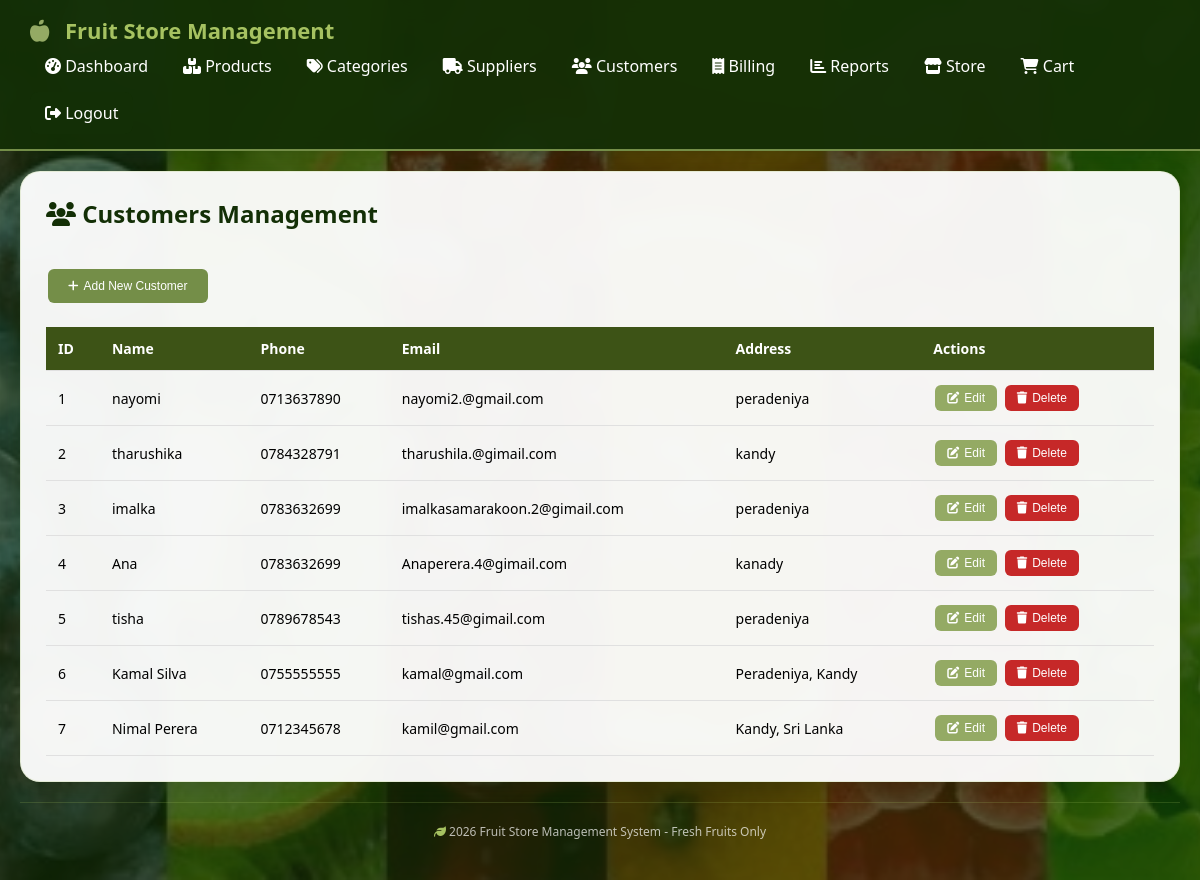
Screenshot of /pages/customers.php (signed in) with the database file from the repository.
### tables this page shows
CREATE TABLE `customers` (
  `id` int(11) NOT NULL,
  `name` varchar(100) NOT NULL,
  `phone` varchar(15) NOT NULL,
  `email` varchar(100) DEFAULT NULL,
  `address` text DEFAULT NULL,
  `created_at` timestamp NOT NULL DEFAULT current_timestamp()
);

### pages/customers.php (the view, shortened to what this page needs)
<?php
require_once __DIR__ . '/../config/database.php';
$customers = mysqli_query($conn, "SELECT * FROM customers ORDER BY id DESC");
?>
<!DOCTYPE html>
<html>
<head>
    <link rel="stylesheet" href="https://cdnjs.cloudflare.com/ajax/libs/font-awesome/6.4.0/css/all.min.css">
    <link rel="stylesheet" href="../css/style.css">
</head>
<body>
    <div class="navbar">
        <div class="logo">
            <i class="fas fa-apple-alt"></i> Fruit Store Management
        </div>
        <div class="nav-links">
            <a href="dashboard.php"><i class="fas fa-tachometer-alt"></i> Dashboard</a>
            <a href="products.php"><i class="fas fa-boxes"></i> Products</a>
            <a href="categories.php"><i class="fas fa-tags"></i> Categories</a>
            <a href="suppliers.php"><i class="fas fa-truck"></i> Suppliers</a>
            <a href="customers.php"><i class="fas fa-users"></i> Customers</a>
            <a href="billing.php"><i class="fas fa-receipt"></i> Billing</a>
            <a href="reports.php"><i class="fas fa-chart-bar"></i> Reports</a>
            <a href="store.php"><i class="fas fa-store"></i> Store</a>
            <a href="cart.php">
                <i class="fas fa-shopping-cart"></i> Cart
            </a>
            <a href="logout.php" class="logout"><i class="fas fa-sign-out-alt"></i> Logout</a>
        </div>
    </div>
    <div class="container">
        <div class="card">
            <h2><i class="fas fa-users"></i> Customers Management</h2>
            <br>
            <button class="btn btn-add" onclick="showAddModal()"><i class="fas fa-plus"></i> Add New Customer</button>
            <br><br>
            <table>
                <thead>
                    <tr><th>ID</th><th>Name</th><th>Phone</th><th>Email</th><th>Address</th><th>Actions</th></tr>
                </thead>
                <tbody>
                    <?php
                    $count = 1;
                    while($row = mysqli_fetch_assoc($customers)):
                    ?>
                    <tr>
                        <td><?php echo $count; ?></td>
                        <td><?php echo htmlspecialchars($row['name']); ?></td>
                        <td><?php echo htmlspecialchars($row['phone']); ?></td>
                        <td><?php echo htmlspecialchars($row['email']); ?></td>
                        <td><?php echo htmlspecialchars($row['address']); ?></td>
                        <td>
                            <button class="btn btn-edit" onclick="showEditModal(
                                <?php echo $row['id']; ?>,
                                '<?php echo addslashes($row['name']); ?>',
                                '<?php echo $row['phone']; ?>',
                                '<?php echo $row['email']; ?>',
                                '<?php echo addslashes($row['address']); ?>'
                            )"><i class="fas fa-edit"></i> Edit</button>
                            <button class="btn btn-delete" onclick="confirmDelete(<?php echo $row['id']; ?>)"><i class="fas fa-trash"></i> Delete</button>
                         </td>
                     </tr>
                    <?php
                    $count++;
                    endwhile;
                    ?>
                </tbody>
             </table>
        </div>
        <div class="footer">
            <i class="fas fa-leaf"></i> <?php echo date('Y'); ?> Fruit Store Management System - Fresh Fruits Only
        </div>
    </div>
</body>
</html>

### css/style.css (style rules this page uses)
:root { --pine-tree: #132F06; --clover: #3D5316; --dilley: #5B7341; --asparagus: #748E48; --green-smoke: #94AA64; --celery: #A6C261; --primary: #3D5316; --primary-dark: #132F06; --primary-light: #5B7341; --success: #748E48; --warning: #94AA64; --info: #A6C261; --white: #FFFFFF; --light-gray: #F5F5F5; --gray: #888888; --dark: #333333; --shadow: rgba(19, 47, 6, 0.2); }
* { margin: 0; padding: 0; box-sizing: border-box; }
body { font-family: 'Segoe UI', Tahoma, Geneva, Verdana, sans-serif; background: var(--light-gray); min-height: 100vh; position: relative; }
body::before { content: ''; position: fixed; top: 0; left: 0; width: 100%; height: 100%; background-image: url('../image/png6.jpeg'); background-size: cover; background-position: center; background-repeat: no-repeat; z-index: -2; }
body::after { content: ''; position: fixed; top: 0; left: 0; width: 100%; height: 100%; background: rgba(19, 47, 6, 0.7); z-index: -1; }
.container { padding: 20px; max-width: 1400px; margin: 0 auto; }
.navbar { background: rgba(19, 47, 6, 0.95); backdrop-filter: blur(10px); padding: 15px 30px; color: white; display: flex; justify-content: space-between; align-items: center; flex-wrap: wrap; box-shadow: 0 2px 15px rgba(19, 47, 6, 0.3); position: sticky; top: 0; z-index: 100; border-bottom: 2px solid var(--asparagus); }
.navbar .logo { font-size: 22px; font-weight: bold; color: var(--celery); }
.navbar .logo i { margin-right: 10px; color: var(--green-smoke); }
.navbar a { color: white; text-decoration: none; padding: 8px 15px; border-radius: 8px; transition: all 0.3s; }
.navbar .logout { background: var(--pine-tree); border-radius: 8px; }
.nav-links { display: flex; flex-wrap: wrap; gap: 5px; align-items: center; }
.card { background: rgba(255, 255, 255, 0.95); backdrop-filter: blur(10px); padding: 25px; border-radius: 20px; box-shadow: 0 5px 20px var(--shadow); border: 1px solid rgba(166, 194, 97, 0.2); transition: all 0.3s; }
.card h2, .card h3, .card h4 { color: var(--pine-tree); }
.btn { padding: 10px 25px; border: none; border-radius: 10px; font-weight: 600; cursor: pointer; transition: all 0.3s; display: inline-flex; align-items: center; gap: 8px; font-size: 14px; }
.btn-edit { background: var(--green-smoke); color: white; }
.btn-delete { background: #c62828; color: white; }
.btn-add { background: var(--asparagus); color: white; }
table { width: 100%; border-collapse: collapse; font-size: 14px; }
th { background: var(--clover); color: white; padding: 14px 12px; text-align: left; font-weight: 600; }
td { padding: 12px; border-bottom: 1px solid #e0e0e0; vertical-align: middle; }
.footer { text-align: center; padding: 20px; color: rgba(255,255,255,0.7); font-size: 12px; border-top: 1px solid rgba(166, 194, 97, 0.2); margin-top: 30px; }
.footer i { color: var(--celery); }

### rows the page displays
customers: name "nayomi", phone "0713637890", email "nayomi2.@gmail.com", address "peradeniya"
customers: name "tharushika", phone "0784328791", email "tharushila.@gimail.com", address "kandy"
customers: name "imalka", phone "0783632699", email "imalkasamarakoon.2@gimail.com", address "peradeniya"
customers: name "Ana", phone "0783632699", email "Anaperera.4@gimail.com", address "kanady"
customers: name "tisha", phone "0789678543", email "tishas.45@gimail.com", address "peradeniya"
customers: name "Kamal Silva", phone "0755555555", email "kamal@gmail.com", address "Peradeniya, Kandy"
customers: name "Nimal Perera", phone "0712345678", email "kamil@gmail.com", address "Kandy, Sri Lanka"
